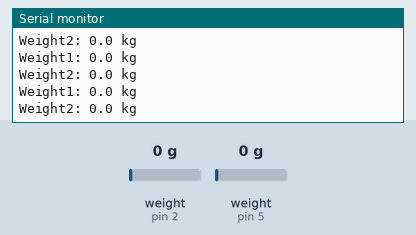
Bench run of a sketch on a simulated Arduino Uno, built with avr-gcc and run on an emulated ATmega328P. On the bench: the last lines printed to the serial monitor. The test bench sets the inputs (shaded band); at power-on: weight on the scale (sensors on pin 2, pin 5) 0 g.

Above: at 3.2 s.
3.3 s: weight on the scale (sensor on pin 2) set to 100 g
At 3.42 s:
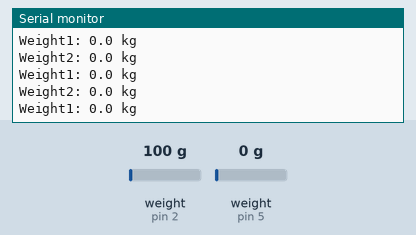
6.3 s: weight on the scale (sensor on pin 5) set to 100 g
At 6.34 s:
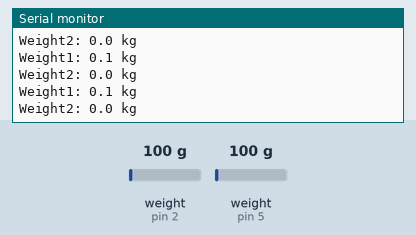
7.8 s: weight on the scale (sensor on pin 2) set to 1250 g
At 7.85 s:
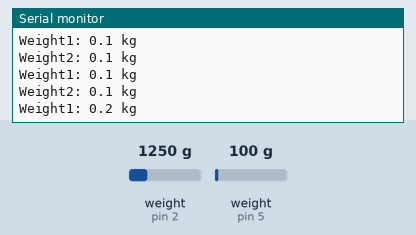
9.3 s: weight on the scale (sensor on pin 5) set to 1250 g
At 9.36 s:
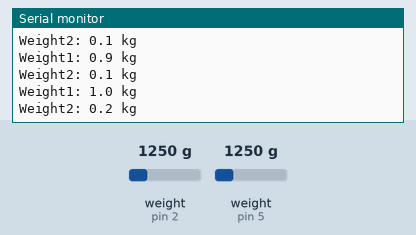
Timing chart, 0 to 11.8 s (numbered marks = the images above; inputs shaded):
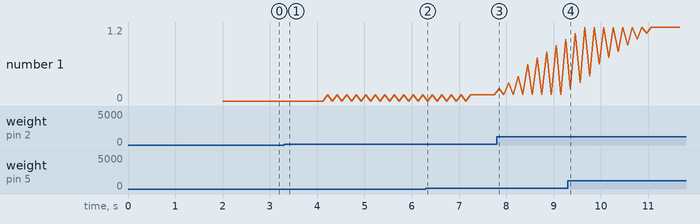

The sketch:

smartPole1Lab.ino
```cpp
#include "HX711.h"

//캘리브레이션값
#define calibration_factor -18550.0

//DT(DOUT)로 사용하는 핀1
#define LOADCELL_DOUT_PIN1 2
//SCK(CLK)로 사용하는 핀1
#define LOADCELL_SCK_PIN1 3

//DT(DOUT)로 사용하는 핀2
#define LOADCELL_DOUT_PIN2 5
//SCK(CLK)로 사용하는 핀2
#define LOADCELL_SCK_PIN2 6

HX711 scale1;
HX711 scale2;

//최신값을 몇개 저장해 두는지 개수.
int nValueCount = 10;
//최신값을 저장해 두는 배열. 위의 변수 값과 같은 크기를 설정한다.
float fValue1[10];
float fValue2[10];


void setup()
{
  Serial.begin(9600);

  //HX711 객체를 초기화 한다.
  scale1.begin(LOADCELL_DOUT_PIN1, LOADCELL_SCK_PIN1);
  scale2.begin(LOADCELL_DOUT_PIN2, LOADCELL_SCK_PIN2);
  //설정된 캘리브레이션 값을 설정 한다.
  scale1.set_scale(calibration_factor);
  scale2.set_scale(calibration_factor);
  //영점 잡기. 현재 값을 0으로 둔다.
  scale1.tare();
  scale2.tare();
}

void loop()
{
  Serial.print("Weight1: ");

  //값 임시 저장
  float fValueTemp1 = 0.0;
  //값 합산
  float fValueSum1 = 0.0;


  //scale.get_units() returns a float
  fValueTemp1 = scale1.get_units();
  //읽은 값을 합산값에 넣어 준다.
  fValueSum1 = fValueTemp1;

  int i;
  for(i = 0; i < nValueCount; i = i + 1)
  {
    if(i > 0)
    {//0보다 클때만 계산
      //앞번호일수록 오래된 데이터이다.

      //기존에 저장된 데이터 합산
      fValueSum1 = fValueSum1 + fValue1[i];

      //값을 앞으로 한칸씩 민다.
      fValue1[i - 1] = fValue1[i];
    }
  }

  //맨 마지막에 최신값을 넣어 준다.
  fValue1[nValueCount - 1] = fValueTemp1;

  //합산값을 평균을 낸다.
  Serial.print(abs(fValueSum1 / nValueCount), 1);

  //You can change this to kg but you'll need to refactor the calibration_factor
  Serial.print(" kg");
  Serial.println();


  Serial.print("Weight2: ");

  //값 임시 저장
  float fValueTemp2 = 0.0;
  //값 합산
  float fValueSum2 = 0.0;


  //scale.get_units() returns a float
  fValueTemp2 = scale2.get_units();
  //읽은 값을 합산값에 넣어 준다.
  fValueSum2 = fValueTemp2;

  int j;
  for(j = 0; j < nValueCount; j = j + 1)
  {
    if(j > 0)
    {//0보다 클때만 계산
      //앞번호일수록 오래된 데이터이다.

      //기존에 저장된 데이터 합산
      fValueSum2 = fValueSum2 + fValue2[j];

      //값을 앞으로 한칸씩 민다.
      fValue2[j - 1] = fValue2[j];
    }
  }

  //맨 마지막에 최신값을 넣어 준다.
  fValue2[nValueCount - 1] = fValueTemp2;

  //합산값을 평균을 낸다.
  Serial.print(abs(fValueSum2 / nValueCount), 1);

  //You can change this to kg but you'll need to refactor the calibration_factor
  Serial.print(" kg");
  Serial.println();

}
```

Measured:
- after the input at 7.8 s, the serial monitor: prints a new line after 0.05 s (image 3)
- after the input at 9.3 s, the serial monitor: prints a new line after 0.06 s (image 4)
- plotted number 1: 0 → 0.1 after the input at 3.3 s
